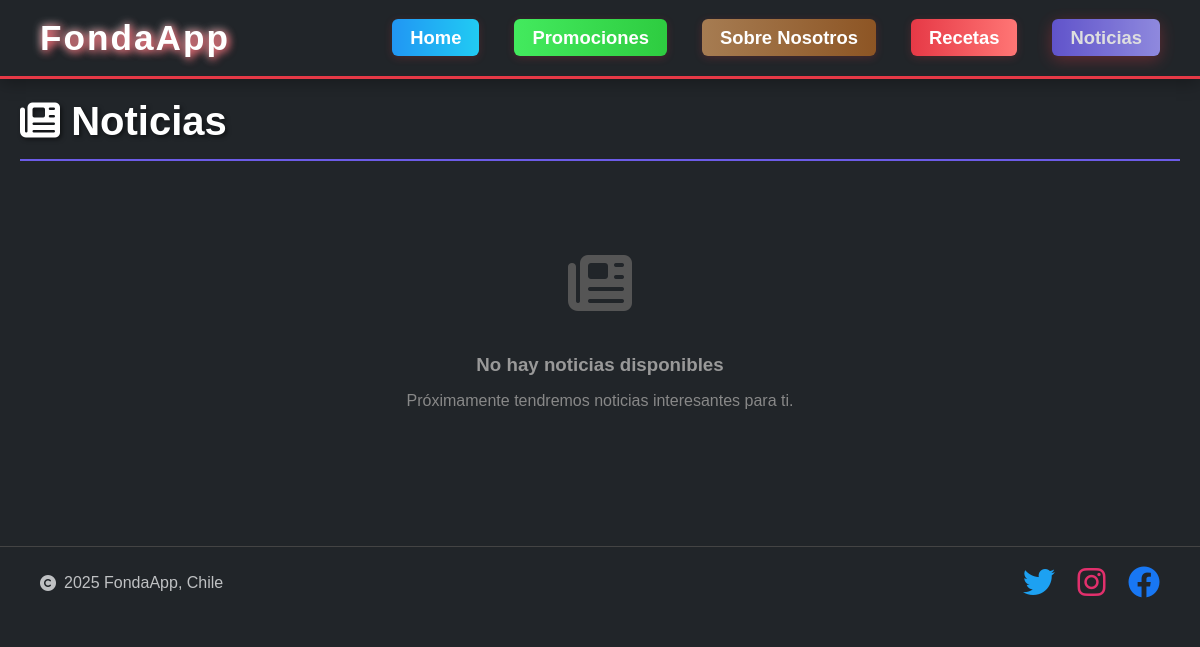
The page /noticias/ on the database as committed earlier.
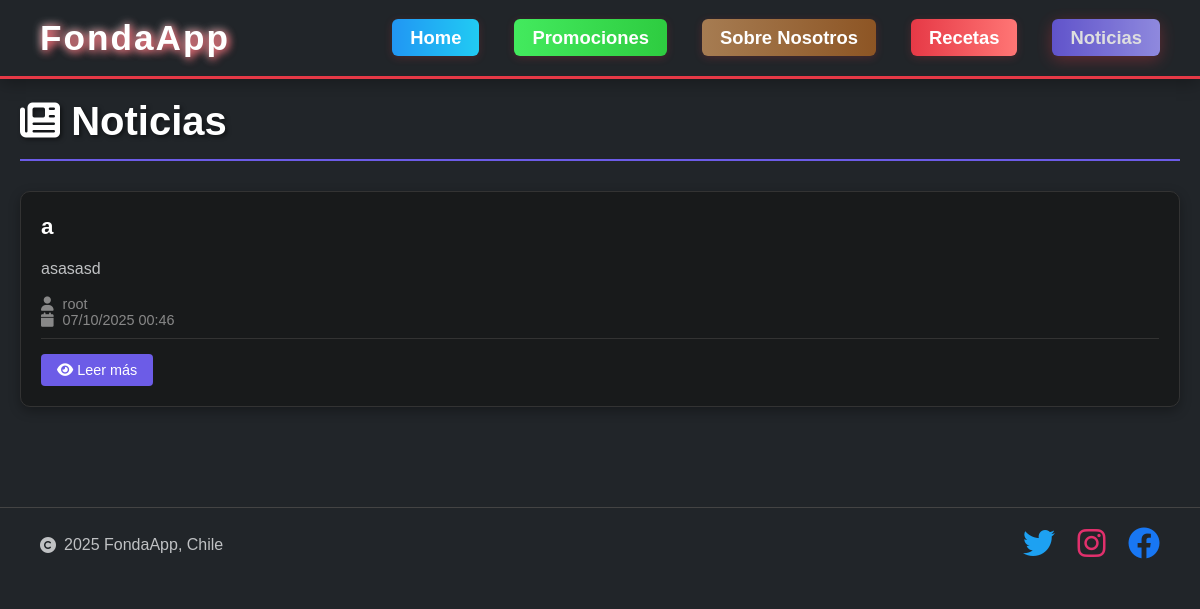
The same page on the database as committed later.
### noticias/models.py (models this page shows, shortened)
class Posteo(models.Model):
    titulo = models.CharField(max_length=200)
    contenido = models.TextField()
    autor = models.ForeignKey(User, on_delete=models.CASCADE, default=1)
    fecha_creacion = models.DateTimeField(default=timezone.now)
    fecha_actualizacion = models.DateTimeField(auto_now=True)
    activo = models.BooleanField(default=True)
    class Meta:
        ordering = ['-fecha_creacion']
        verbose_name = 'Posteo'
        verbose_name_plural = 'Posteos'

### noticias/views.py (the view)
# urls.py: path('', views.lista_noticias, name='lista'),
def lista_noticias(request):
    posteos = Posteo.objects.filter(activo=True)
    return render(request, 'noticias/lista.html', {'posteos': posteos})

### noticias/templates/noticias/lista.html (shortened to what this page needs)
{% extends 'noticias/base.html' %}
{% block content %}
<div class="container">
    <div class="noticias-header">
        <h1><i class="fas fa-newspaper"></i> Noticias</h1>
    </div>
    {% if posteos %}
        <div class="noticias-grid">
            {% for posteo in posteos %}
                <article class="noticia-card">
                    <div class="noticia-content">
                        <h2 class="noticia-title">{{ posteo.titulo }}</h2>
                        <p class="noticia-excerpt">{{ posteo.contenido|truncatewords:20 }}</p>
                        <div class="noticia-meta">
                            <i class="fas fa-user"></i> {{ posteo.autor.username }}
                            <br>
                            <i class="fas fa-calendar"></i> {{ posteo.fecha_creacion|date:"d/m/Y H:i" }}
                        </div>
                        <div class="noticia-actions">
                            <a href="{% url 'noticias:detalle' posteo.pk %}" class="btn btn-primary">
                                <i class="fas fa-eye"></i> Leer más
                            </a>
                        </div>
                    </div>
                </article>
            {% endfor %}
        </div>
    {% else %}
        <div class="empty-state">
            <i class="fas fa-newspaper"></i>
            <h3>No hay noticias disponibles</h3>
            <p>Próximamente tendremos noticias interesantes para ti.</p>
        </div>
    {% endif %}
</div>
{% endblock %}

### noticias/templates/noticias/base.html (shortened to what this page needs)
{% extends 'core/base.html' %}
{% load static %}
{% block extra_css %}
<link rel="stylesheet" href="{% static 'css/noticias.css' %}">
{% endblock %}

### core/templates/core/base.html (shortened to what this page needs)
<!DOCTYPE html>
<html lang="es">
<head>
    {% load static %}
    <link rel="stylesheet" href="{% static 'css/base.css' %}">
    {% block extra_css %}{% endblock %}
    <link rel="stylesheet" href="https://cdnjs.cloudflare.com/ajax/libs/font-awesome/6.4.0/css/all.min.css">
</head>
<body>
    <nav class="navbar">
        <div class="logo">FondaApp</div>
        <ul>
            <li><a href="{% url 'home' %}" class="home-link {% if request.resolver_match.url_name == 'home' %}active{% endif %}">Home</a></li>
            <li><a href="{% url 'promociones' %}" class="promociones-link {% if request.resolver_match.url_name == 'promociones' %}active{% endif %}">Promociones</a></li>
            <li><a href="{% url 'sobrenosotros' %}" class="sobrenosotros-link {% if request.resolver_match.url_name == 'sobrenosotros' %}active{% endif %}">Sobre Nosotros</a></li>
            <li><a href="{% url 'recetas' %}" class="recetas-link {% if request.resolver_match.url_name == 'recetas' %}active{% endif %}">Recetas</a></li>
            <li><a href="{% url 'noticias:lista' %}" class="noticias-link {% if 'noticias' in request.resolver_match.app_name %}active{% endif %}">Noticias</a></li>
        </ul>
    </nav>
    <main>
        {% block content %}
        {% endblock %}
    </main>
    <footer class="footer">
        <div class="footer-content">
            <div class="footer-left">
                <i class="fa-solid fa-copyright"></i> 2025 FondaApp, Chile
            </div>
            <div class="footer-right">
                <a href="https://twitter.com/" target="_blank" title="Twitter"><i class="fab fa-twitter"></i></a>
                <a href="https://instagram.com/" target="_blank" title="Instagram"><i class="fab fa-instagram"></i></a>
                <a href="https://facebook.com/" target="_blank" title="Facebook"><i class="fab fa-facebook"></i></a>
            </div>
        </div>
    </footer>
</body>
</html>

### static/css/base.css (style rules this page uses)
body { margin: 0; font-family: Arial, sans-serif; background: #212529; color: #fff; }
.navbar { display: flex; align-items: center; justify-content: space-between; padding: 18px 40px; background: url('https://www.sernac.cl/portal/604/articles-54495_imagen_01.jpg') center/cover no-repeat; box-shadow: 0 4px 16px rgba(0,0,0,0.3); border-bottom: 3px solid #e63946; }
.navbar .logo { font-size: 2.2rem; font-weight: bold; color: #fff; letter-spacing: 2px; text-shadow: 2px 2px 8px #e63946, 0 0 10px #fff; }
.navbar ul { list-style: none; display: flex; margin: 0; padding: 0; }
.navbar ul li { margin-left: 35px; }
.navbar ul li a { text-decoration: none; font-size: 1.15rem; font-weight: 700; padding: 8px 18px; border-radius: 6px; box-shadow: 0 2px 8px rgba(230,57,70,0.2); transition: background 0.2s, color 0.2s, box-shadow 0.2s; }
.navbar ul li a.home-link { background: linear-gradient(90deg, #2196f3 0%, #21cbf3 100%); color: #fff; }
.navbar ul li a.promociones-link { background: linear-gradient(90deg, #43ea5e 0%, #2ecc40 100%); color: #fff; }
.navbar ul li a.sobrenosotros-link { background: linear-gradient(90deg, #a67c52 0%, #8d5524 100%); color: #fff; }
.navbar ul li a.recetas-link { background: linear-gradient(90deg, #e63946 0%, #ff7675 100%); color: #fff; }
.navbar ul li a.noticias-link { background: linear-gradient(90deg, #6c5ce7 0%, #a29bfe 100%); color: #fff; }
.navbar ul li a.active, .navbar ul li a:hover { box-shadow: 0 4px 16px rgba(230,57,70,0.4); opacity: 0.85; }
.footer { width: 100%; border-top: 1px solid #444; background: #212529; padding: 18px 0; margin-top: 40px; }
.footer-content { max-width: 1200px; margin: 0 auto; display: flex; justify-content: space-between; align-items: center; color: #bfc1c3; font-size: 1rem; padding: 0 40px; }
.footer-left { display: flex; align-items: center; gap: 8px; }
.footer-right a { margin-left: 18px; font-size: 2rem; transition: color 0.2s; vertical-align: middle; }
.footer-right a[title="Twitter"] i { color: #1da1f2; }
.footer-right a[title="Instagram"] i { color: #e1306c; }
.footer-right a[title="Facebook"] i { color: #1877f3; }

### static/css/noticias.css (style rules this page uses)
.container { max-width: 1200px; margin: 0 auto; padding: 20px; }
.noticias-header { display: flex; justify-content: space-between; align-items: center; margin-bottom: 30px; border-bottom: 2px solid #6c5ce7; padding-bottom: 15px; }
.noticias-header h1 { color: #fff; font-size: 2.5rem; margin: 0; text-shadow: 2px 2px 4px rgba(0,0,0,0.5); }
.noticias-grid { display: grid; grid-template-columns: repeat(auto-fit, minmax(350px, 1fr)); gap: 30px; margin-bottom: 40px; }
.noticia-card { background: #181a1b; border-radius: 10px; overflow: hidden; box-shadow: 0 4px 12px rgba(0,0,0,0.3); transition: transform 0.3s ease, box-shadow 0.3s ease; border: 1px solid #333; }
.noticia-content { padding: 20px; }
.noticia-title { color: #fff; font-size: 1.4rem; font-weight: bold; margin: 0 0 10px 0; line-height: 1.3; }
.noticia-excerpt { color: #bfc1c3; font-size: 1rem; line-height: 1.5; margin-bottom: 15px; }
.noticia-meta { color: #888; font-size: 0.9rem; margin-bottom: 15px; border-bottom: 1px solid #333; padding-bottom: 10px; }
.noticia-meta i { margin-right: 5px; }
.noticia-actions { display: flex; gap: 10px; flex-wrap: wrap; }
.btn { padding: 8px 16px; border-radius: 4px; text-decoration: none; font-size: 0.9rem; font-weight: 500; transition: all 0.3s ease; border: none; cursor: pointer; }
.btn-primary { background: #6c5ce7; color: #fff; }

Rows that differ between the two databases and show on the page:
added Posteo: titulo "a", contenido "asasasd", autor.username "root", fecha_creacion "07/10/2025 00:46"
Other text that changed with them:
text no longer shown: "No hay noticias disponibles Próximamente tendremos noticias interesantes para ti."
